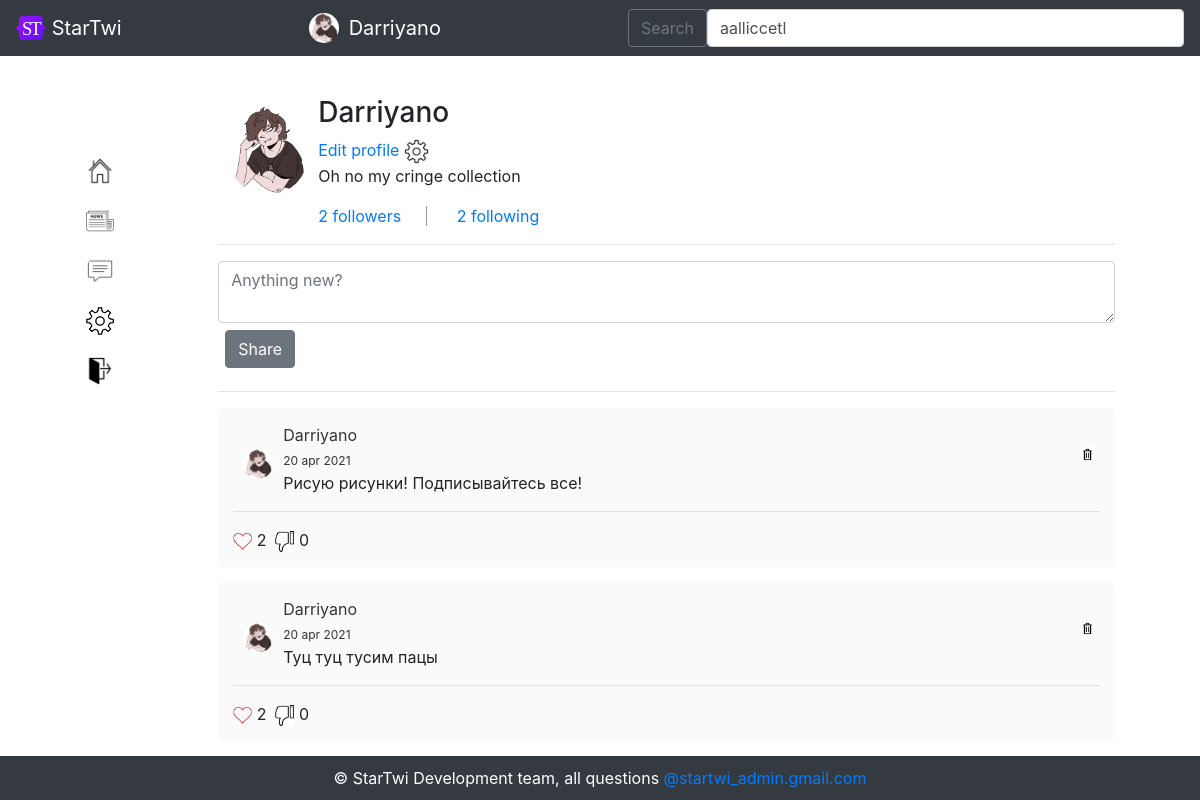
The app's page /account/Darriyano (signed in), older data.
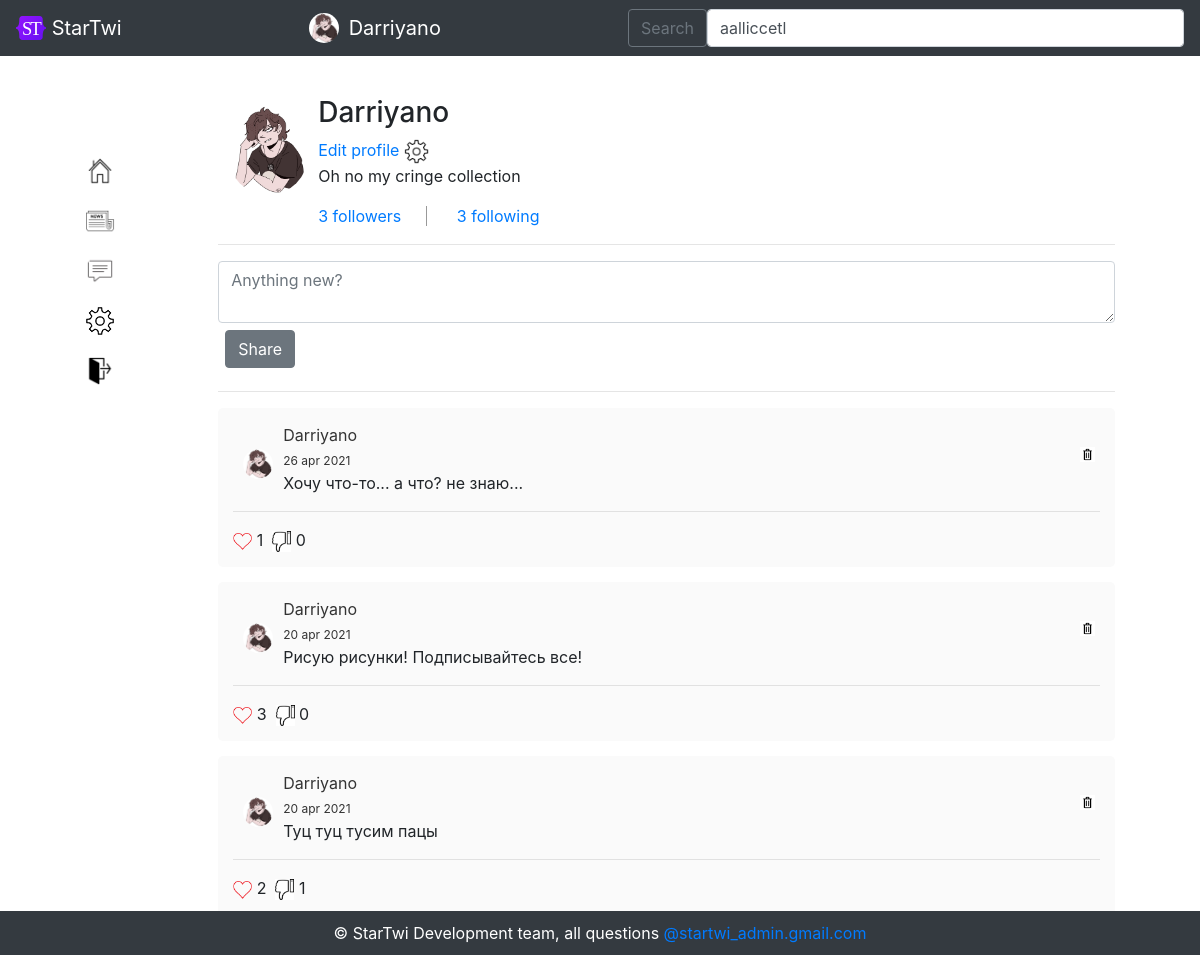
The same page, newer data.
### data/users.py (models this page shows, shortened)
class User(SqlAlchemyBase, UserMixin):
    __tablename__ = 'users'
    id = sqlalchemy.Column(sqlalchemy.Integer, primary_key=True, autoincrement=True)
    username = sqlalchemy.Column(sqlalchemy.String, unique=True, nullable=True)
    year_of_birth = sqlalchemy.Column(sqlalchemy.Integer, nullable=True)
    month_of_birth = sqlalchemy.Column(sqlalchemy.Integer, nullable=True)
    day_of_birth = sqlalchemy.Column(sqlalchemy.Integer, nullable=True)
    country = sqlalchemy.Column(sqlalchemy.String, nullable=True)
    email = sqlalchemy.Column(sqlalchemy.String, unique=True, nullable=True)
    hashed_password = sqlalchemy.Column(sqlalchemy.String, nullable=True)
    modified_date = sqlalchemy.Column(sqlalchemy.DateTime, default=datetime.datetime.now())
    photo = sqlalchemy.Column(sqlalchemy.String, unique=True, nullable=True)
    about_me = sqlalchemy.Column(sqlalchemy.String, unique=True, nullable=True)
    followers = sqlalchemy.Column(sqlalchemy.String, nullable=True, default=' ')
    following = sqlalchemy.Column(sqlalchemy.String, nullable=True, default=' ')
    restrict = sqlalchemy.Column(sqlalchemy.Boolean, nullable=True, default=False)
    blacklist = sqlalchemy.Column(sqlalchemy.String, nullable=True, default=' ')

### data/news.py (models this page shows)
class News(SqlAlchemyBase):
    __tablename__ = 'news'
    id = sqlalchemy.Column(sqlalchemy.Integer, primary_key=True, autoincrement=True)
    user_id = sqlalchemy.Column(sqlalchemy.Integer, sqlalchemy.ForeignKey("users.id"))
    news_text = sqlalchemy.Column(sqlalchemy.String, nullable=True)
    creation_time = sqlalchemy.Column(sqlalchemy.DateTime, default=datetime.datetime.now())
    likes = sqlalchemy.Column(sqlalchemy.String, nullable=True, default=' ')
    dislikes = sqlalchemy.Column(sqlalchemy.String, nullable=True, default=' ')

### main.py (the view)
@app.route('/account/<username>', methods=['GET', 'POST'])
@login_required
def account(username):
    db_sess = db_session.create_session()
    user = db_sess.query(User).filter(User.username == username).first()
    newslist = db_sess.query(News).filter(News.user_id == user.id).all()
    if not user:
        abort(404)
    return render_template('account.html', title='', user=user, url_for=url_for,
                           userimg=url_for('static', filename='img/' + user.photo),
                           css_file=url_for('static', filename='css/style.css'),
                           userlist=get_userlist(), newslist=newslist[::-1],
                           str=str)

### data/db_session.py (called while the page is built)
def create_session() -> Session:
    global __factory
    return __factory()

### main.py (called while the page is built)
@login_manager.user_loader
def load_user(user_id):
    db_sess = db_session.create_session()
    return db_sess.query(User).get(user_id)

def get_userlist():
    return sorted(db_session.create_session().query(User).filter(User.username != current_user.username),
                  key=lambda x: [0 if str(x.id) in current_user.following.split(', ') else 1,
                                 - len(list(set(current_user.following.split(', ')) & set(
                                     x.following.split(', ')))),
                                 - len(list(set(current_user.followers.split(', ')) & set(
                                     x.followers.split(', ')))),
                                 x.username])

### templates/account.html (shortened to what this page needs)
{% extends "base_logged_in.html" %}
{% block content %}
<div class="block">
    <div class="user_information">
        <img src="{{ userimg }}" class="round">
        <h3>{{ user.username }}</h3>
        {% if user == current_user %}
            <a href="/editprofile" class="" style="text-decoration: none;">Edit profile</a>
            <a href="/account_settings/{{ current_user.username }}"><img src="{{ url_for('static', filename='img/settings.png') }}" width="25px"></a>
        {% endif %}
        <p>{{ user.about_me }}</p>
        {% if user != current_user and ((str(user.id) not in current_user.following.split(', ') and user.restrict == True) or (str(current_user.id) in user.blacklist.split(', '))) %}
            <p> {{ user.followers.split(', ') |length - 1}} followers   {{ user.following.split(', ') |length - 1}} following</p>
        {% else %}
            <a href="/followers/{{ user.username }}" style="text-decoration: none;" class="brright"> {{ user.followers.split(', ') | length - 1}} followers</a>
            <a href="/following/{{ user.username }}" style="text-decoration: none;"> {{ user.following.split(', ') | length - 1}} following</a>
        {% endif %}
    </div><hr>
    <div class="user_records">
        {% if user.id == current_user.id %}
            <form action="/add_news/account" method="post">
                <textarea name="text" class="form-control" placeholder="Anything new?"></textarea>
                <input type="submit" class="btn btn-secondary" style="margin: 7px;" value="Share">
            </form><hr>
        {% endif %}
        {% if user != current_user and str(user.id) not in current_user.following.split(', ') and user.restrict == True %}
            <div class="news">
                <p>This user decided to restrict access to his page. Subscribe to view.</p>
            </div>
        {% else %}
            {% if user != current_user and str(current_user.id) in user.blacklist.split(', ') %}
                <div class="news">
                    <p style="color: #828282" align="center">This user has added you to the blacklist.</p>
                </div>
            {% else %}
                {% if newslist | length != 0 %}
                    {% for news in newslist %}
                        <div class="news">
                            <a href="/account/{{ user.username }}" style="text-decoration: none;color: #333333">
                                <img src="{{ url_for('static', filename='img/' + user.photo) }}" class="icon" style="height: 30px; width: 30px;margin: 0px; margin-right: 10px; margin-top:3%;margin-left:10px;">
                                {{ user.username }}<br>
                                {% set month = ['jan', 'feb', 'mar', 'apr', 'may', 'jun', 'jul', 'aug', 'sep', 'oct', 'nov', 'dec'] %}
                                <span style="font-size:12px;">{{ news.creation_time.day }} {{ month[news.creation_time.month - 1] }} {{ news.creation_time.year }}</span>
                            </a>
                            {% if user.id == current_user.id %}
                                <a href="/delete_news/{{ news.id }}/account"><img src="{{ url_for('static', filename='img/delete-icon.jpg') }}" width="15" style="float:right; margin-right: 5px;"></a>
                            {% endif %}
                            <br>
                            <p>{{ news.news_text }}</p><hr>
                            {% if str(current_user.id) not in news.likes.split(', ') %}
                                <a href="/like/{{ news.id }}/account"><img src="{{ url_for('static', filename='img/no_like.png') }}" style="width: 19px;"></a>
                            {% else %}
                                <a href="/like/{{ news.id }}/account"><img src="{{ url_for('static', filename='img/like.png') }}" style="width: 19px;"></a>
                            {% endif %}
                            {{ news.likes.split(', ') | length - 1 }}&nbsp;
                            {% if str(current_user.id) not in news.dislikes.split(', ') %}
                    <a href="/dislike/{{ news.id }}/account"><img src="{{ url_for('static', filename='img/no-dislike.png') }}" style="width: 19px;"></a>
                {% else %}
                    <a href="/dislike/{{ news.id }}/account"><img src="{{ url_for('static', filename='img/ddislike.jpg') }}" style="width: 19px;"></a>
                {% endif %}
                {{ news.dislikes.split(', ') | length - 1 }}
                        </div>
                    {% endfor %}
                {% else %}
                    <div class="news">
                        <p style="color: #828282" align="center">There are no entries here yet...</p>
                    </div>
                {% endif %}
            {% endif %}
        {% endif %}
    </div>
</div>
{% endblock %}

### templates/base_logged_in.html (shortened to what this page needs)
<!DOCTYPE html>
<html lang="en">
<head>
    <link rel="stylesheet"
          href="https://stackpath.bootstrapcdn.com/bootstrap/4.4.1/css/bootstrap.min.css"
>
    <link href="http://rawgithub.com/indrimuska/jquery-editable-select/master/dist/jquery-editable-select.min.css" rel="stylesheet">
    <link rel="stylesheet" type="text/css" href={{ css_file }}>
</head>
<body>
    <header>
        <nav class="navbar navbar-dark bg-dark">
            <a class="navbar-brand" href="#">
                <img src="/static/img/startwi-logo.svg" alt="" width="30" height="24" class="d-inline-block align-text-top">
                StarTwi
            </a>
            <a href="/account/{{ current_user.username }}" style="text-decoration: none;" class="navbar-brand">
                <img src="{{ url_for('static', filename='img/' + current_user.photo) }}" alt="" width="30" height="30" class="icon" style="margin: 0px; margin-right: 10px;">
                {{ current_user.username }}</a>
            <form class="d-flex" method="post" id="sample_form" name="sample_form">
                <button class="btn btn-outline-secondary" type="submit" name="Save" id="save">Search</button>
                <select name="users" id="users" class="form-control me-2" type="search" placeholder="Search" aria-label="Search">
                    {% for found_user in userlist %}
                        {% if found_user %}
                            <option>{{ found_user.username }}</option>
                        {% endif %}
                    {% endfor %}
               </select>
      </form>
    </nav>
    </header>
    <main role="main" class="container">
        <div style="float:left;">
            <ul style="list-style-type: none;">
                <li><a href="/account/{{ current_user.username }}"><img src="{{ url_for('static', filename='img/home_icon.png') }}" style="width:30px; margin-top:60px;"></a></li>
                <li><a href="/newstape"><img src="{{ url_for('static', filename='img/news_icon.png') }}" style="width:30px; margin-top:20px;"></a></li>
                <li><a href="/chats"><img src="{{ url_for('static', filename='img/messenger_icon.png') }}" style="width:30px; margin-top:20px;"></a></li>
                <li><a href="/account_settings/{{ current_user.username }}"><img src="{{ url_for('static', filename='img/settings.png') }}" style="width:30px; margin-top:20px;"></a></li>
                <li><a href="/logout"><img src="{{ url_for('static', filename='img/exit-icon.png') }}" style="width:30px; margin-top:20px;"></a></li>
            </ul>
        </div>
        <div style="margin-left: 12%">
            {% block content %}{% endblock %}
        </div>
          <div class="footer">
      &copy; StarTwi Development team, all questions <a href="mailto:dashastepanova1901@mail.ru">@startwi_admin.gmail.com</a>
  </div>
    </main>
</body>
</html>

### static/css/style.css (style rules this page uses)
.brright { border-right: 1px solid #999; margin-right: 25px; padding-right: 25px; }
.round { width: 80px; border-radius: 80px; float: left; margin: 10px; font-size: 27px; }
.block { margin: 40px; }
.icon { width: 30px; border-radius: 30px; float: left; margin: 20px; font-size: 27px; }
.news a { color: #081e45; }
.news { background-color: #fafafa; border-radius: 5px; padding: 15px; margin-bottom: 15px; }

### templates/base_logged_in.html (style rules this page uses)
.footer { position: fixed; left: 0; bottom: 0; padding: 10px; background: #343a40; color: #ffffff; width: 100%; text-align: center; }

Row changes from the older to the newer data that the page shows:
added News: photo (picture), {{ user.username }} "Darriyano", creation_time.day "26", creation_time "apr", creation_time.year "2021", news_text "Хочу что-то... а что? не знаю...", likes.split|length "1", dislikes.split|length "0"
changed News "Рисую рисунки! Подписывайтесь все!": likes.split|length "2" → "3"
changed News "Туц туц тусим пацы": dislikes.split|length "0" → "1"
Text that changed along with them:
{{ user.followers.split(', ') | length - 1 }}: "2" → "3"
{{ user.following.split(', ') | length - 1 }}: "2" → "3"
